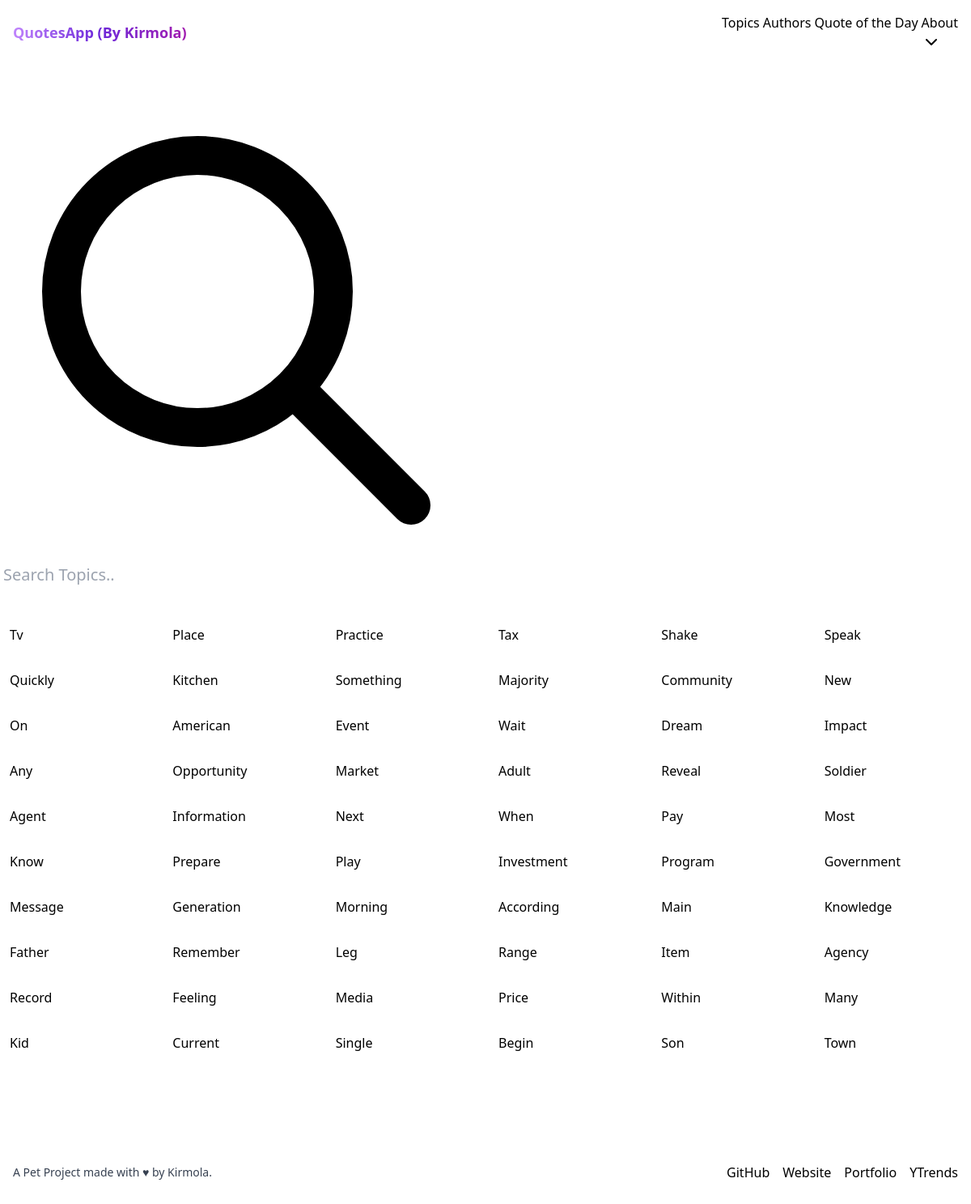
/topics/, run on an earlier commit of the app's database.
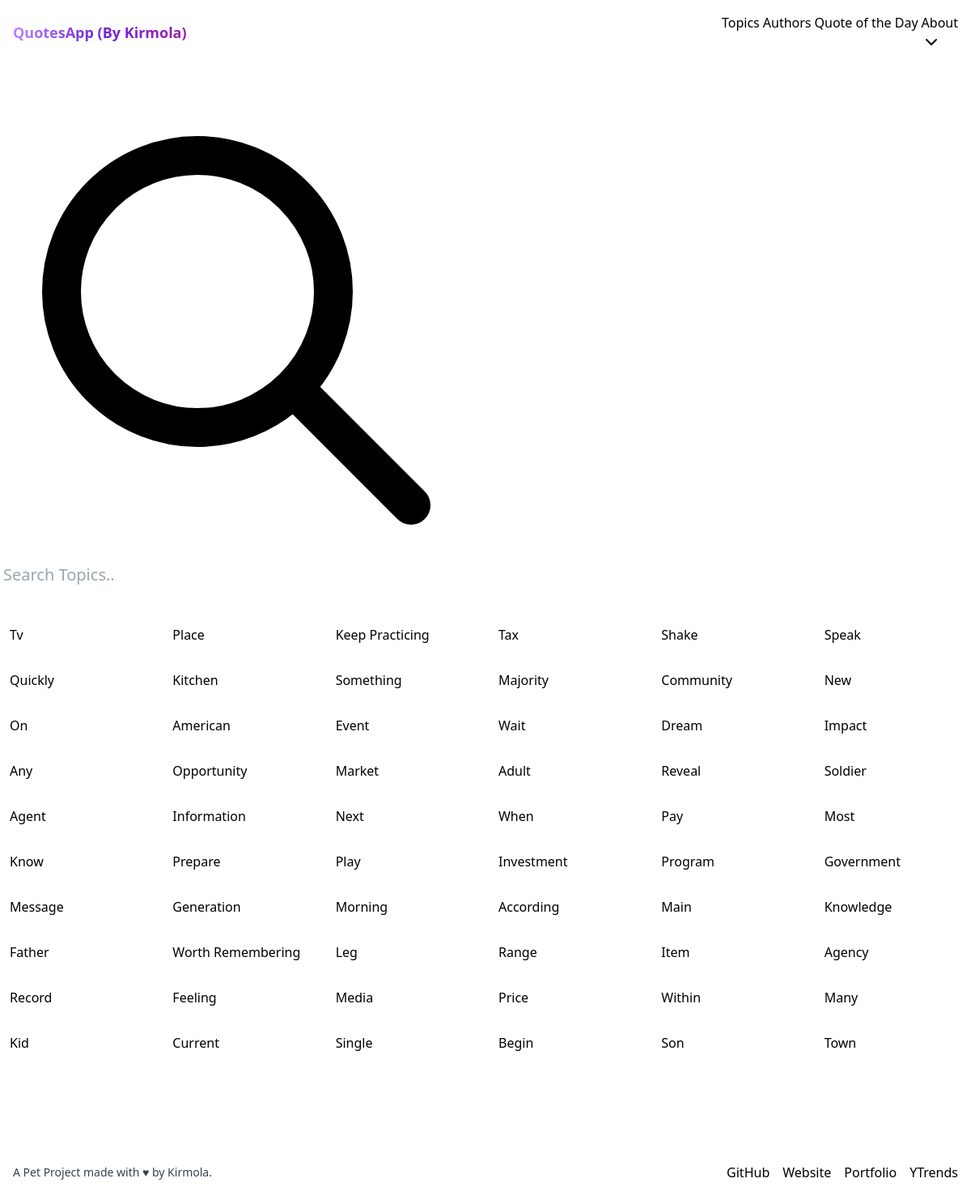
And on a later commit of the database.
### mainapp/models.py (models this page shows, shortened)
class Topic(models.Model):
    topic = models.CharField(
        "Topics/Tags: ", max_length=50, default=None, unique=True)
    topic_slug = AutoSlugField(
        editable=False, populate_from="topic", default=None, unique=True)
    class Meta:
        app_label = "mainapp"
        verbose_name = "Topic"
        verbose_name_plural = "Topics"

### mainapp/views.py (the view)
# urls.py: path("topics/", TopicListView.as_view(), name="topics"),
class TopicListView(ListView):
    template_name = "topics/index.html"
    queryset = Topic.objects.all().values("topic", "topic_slug")

### mainapp/context_processors.py (called while the page is built)
def getSiteName(request):
    return {"SITE_NAME":settings.SITE_NAME}

### templates/topics/index.html (shortened to what this page needs)
{% extends "base.html" %}
{% block base_content %}
<div class="form-icon my-10 max-w-xl">
    <svg xmlns="http://www.w3.org/2000/svg" fill="none" viewBox="0 0 24 24" stroke="currentColor">
      <path stroke-linecap="round" stroke-linejoin="round" stroke-width="2" d="M21 21l-6-6m2-5a7 7 0 11-14 0 7 7 0 0114 0z"></path>
    </svg>
    <input id="searchInput" class="mt-0 text-xl form-input" placeholder="Search Topics..">
</div>
<div class="grid grid-cols-1 md:grid-cols-6 gap-4" id="topicList">
    {% for each in object_list %}
    <ul class="list list-flush">
        <li class="list-item md:p-2"><a class="btn btn-outline-primary w-full" href="{% url "Topic_detail" topic_name=each.topic_slug %}">{{each.topic|title}}</a></li>
    </ul>
    {% endfor %}
</div>
{% endblock base_content %}

What changed in the data, as far as the page shows it:
changed Topic: topic "Practice" → "Keep Practicing"
changed Topic: topic "Remember" → "Worth Remembering"
